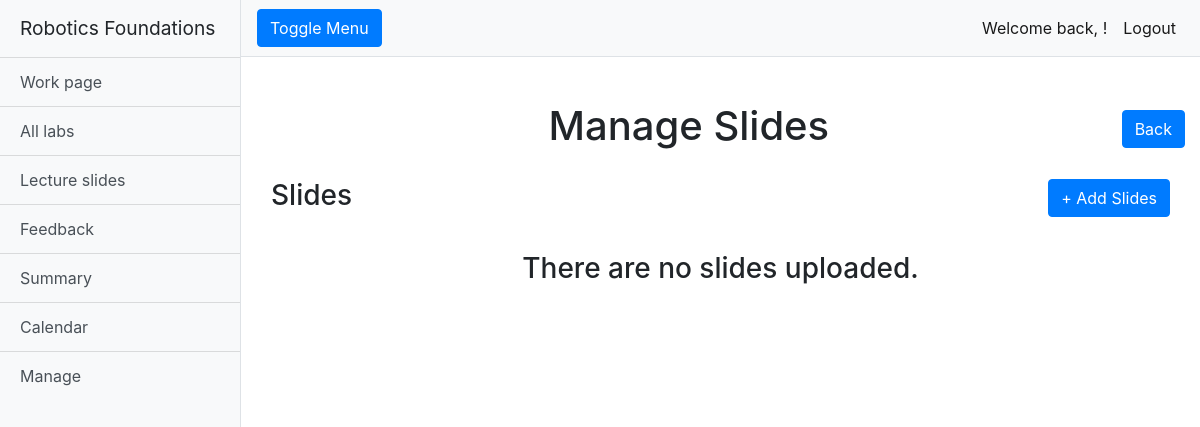
The app's page /rfwa/manage_slides/ (signed in), older data.
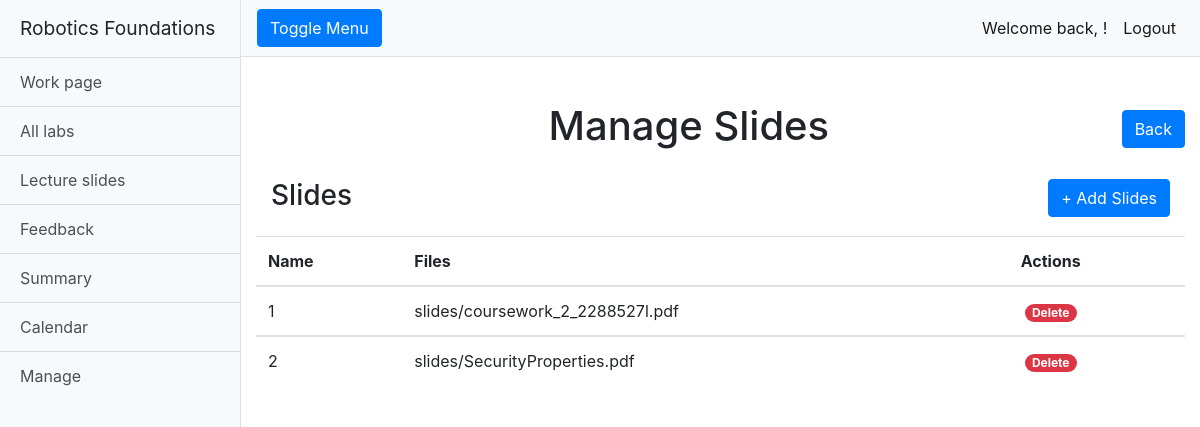
The same page, newer data.
### rfwa/models.py (models this page shows, shortened)
class Slide(models.Model):
    name = models.CharField(max_length=128)
    lecture_Files = models.FileField(upload_to='slides/')
    slug = models.SlugField(primary_key=True, blank=True)

### rfwa/views.py (the view)
# urls.py: path("manage_slides/", views.manage_slides, name="manage_slides"),
@login_required
def manage_slides(request):
    if request.user.is_superuser:
        slides = Slide.objects.order_by('name')
    return render(request, "rfwa/manage_slides.html", {'slides': slides})

### templates/rfwa/manage_slides.html (shortened to what this page needs)
{% extends "rfwa/base.html" %}
{% load static %}
{% block extra_head %}
<link href="{% static 'css/manage_page.css' %}" rel="stylesheet">
{% endblock %}
{% block body_block %}
{% if user.is_superuser %}
<div class="container-fluid">
    <div class="row">
        <h1 class="col-12 text-center mt-4">Manage Slides <a class="rightside" href="/rfwa/manage/"><button
                    type="button" class="btn btn-primary">Back</button></a></h1>
    </div>
    <div class="table-group">
        <div class="title-group">
            <h1 class="col-12 text-left table-header">Slides
                <a class="rightside" href="{% url 'add_slide'%}"><button type="button" class="btn btn-primary">+ Add
                        Slides</button></a>
            </h1>
        </div>
        <table class="table table-hover">
            {% if slides %}
            <thead>
                <tr>
                    <th scope="col">Name</th>
                    <th scope="col">Files</th>
                    <th scope="col">Actions</th>
                </tr>
            </thead>
            {% for slide in slides %}
            <tbody>
                <tr>
                    <td>{{slide.name}}</td>
                    <td>{{slide.lecture_Files}}</td>
                    <td> <a class="btn-link text-white badge badge-danger badge-pill ml-1"
                            href="{% url  'delete_slide' slide.slug %}"
                            onclick="return confirm('Are you sure you wish to delete {{ slide.name }}?')">Delete</a>
                    </td>
                </tr>
            </tbody>
            {% endfor %}
            {% else %}
            <h3 class="text-center mt-3">There are no slides uploaded.</h3>
            {% endif %}
        </table>
    </div>
</div>
{% endif %}
{% endblock %}

Row changes from the older to the newer data that the page shows:
added Slide: name "1", lecture_Files "slides/coursework_2_2288527l.pdf"
added Slide: name "2", lecture_Files "slides/SecurityProperties.pdf"
Text that changed along with them:
text no longer shown: "There are no slides uploaded."
text now shown: "Name Files Actions"
